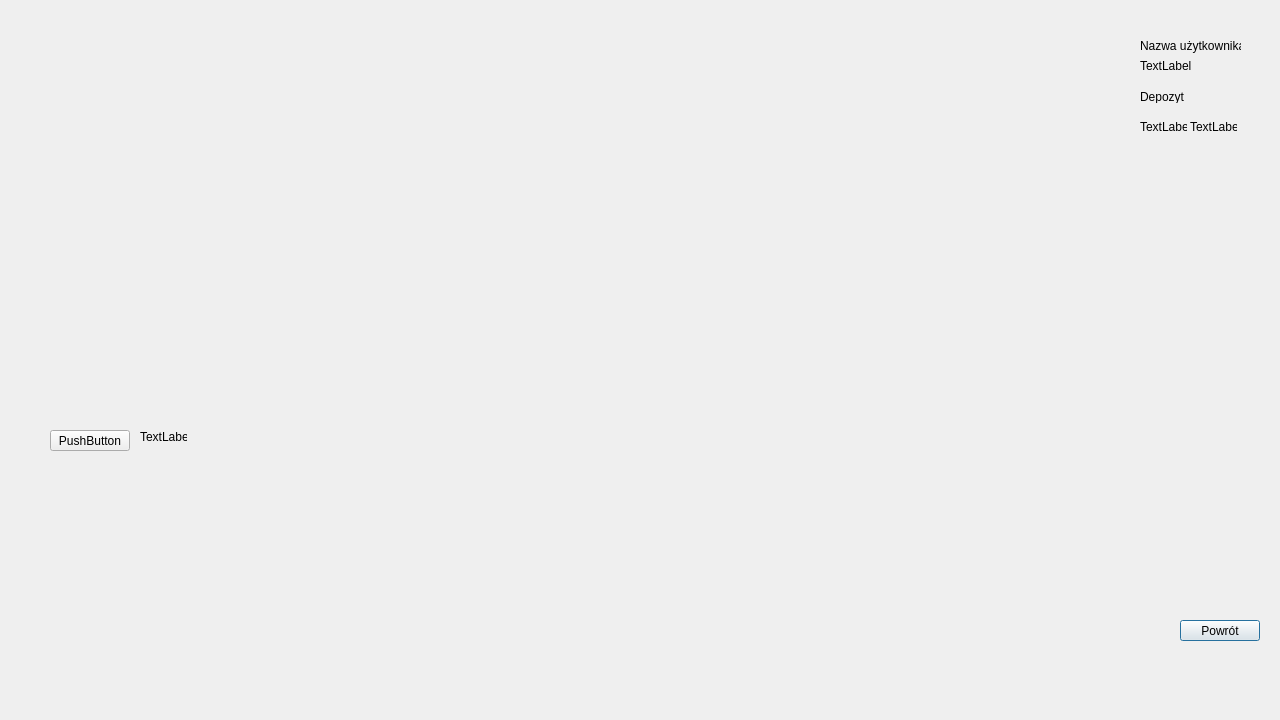
<?xml version="1.0" encoding="UTF-8"?>
<ui version="4.0">
 <class>USDCHF</class>
 <widget class="QDialog" name="USDCHF">
  <property name="geometry">
   <rect>
    <x>0</x>
    <y>0</y>
    <width>1280</width>
    <height>720</height>
   </rect>
  </property>
  <property name="windowTitle">
   <string>Dialog</string>
  </property>
  <widget class="QPushButton" name="pushButton">
   <property name="geometry">
    <rect>
     <x>1180</x>
     <y>620</y>
     <width>80</width>
     <height>21</height>
    </rect>
   </property>
   <property name="text">
    <string>Powrót</string>
   </property>
  </widget>
  <widget class="QLabel" name="label">
   <property name="geometry">
    <rect>
     <x>1140</x>
     <y>40</y>
     <width>71</width>
     <height>51</height>
    </rect>
   </property>
   <property name="text">
    <string>TextLabel</string>
   </property>
  </widget>
  <widget class="QLabel" name="label_2">
   <property name="geometry">
    <rect>
     <x>1140</x>
     <y>30</y>
     <width>101</width>
     <height>31</height>
    </rect>
   </property>
   <property name="text">
    <string>Nazwa użytkownika</string>
   </property>
  </widget>
  <widget class="QLabel" name="label_3">
   <property name="geometry">
    <rect>
     <x>1140</x>
     <y>90</y>
     <width>47</width>
     <height>13</height>
    </rect>
   </property>
   <property name="text">
    <string>Depozyt</string>
   </property>
  </widget>
  <widget class="QLabel" name="label_4">
   <property name="geometry">
    <rect>
     <x>1140</x>
     <y>120</y>
     <width>47</width>
     <height>13</height>
    </rect>
   </property>
   <property name="text">
    <string>TextLabel</string>
   </property>
  </widget>
  <widget class="QLabel" name="label_5">
   <property name="geometry">
    <rect>
     <x>1190</x>
     <y>120</y>
     <width>47</width>
     <height>13</height>
    </rect>
   </property>
   <property name="text">
    <string>TextLabel</string>
   </property>
  </widget>
  <widget class="QLabel" name="label_pic">
   <property name="geometry">
    <rect>
     <x>40</x>
     <y>40</y>
     <width>841</width>
     <height>361</height>
    </rect>
   </property>
   <property name="styleSheet">
    <string notr="true">background-image: url(:/img/img/usdchf1.png);</string>
   </property>
   <property name="text">
    <string/>
   </property>
  </widget>
  <widget class="QPushButton" name="pushButton_2">
   <property name="geometry">
    <rect>
     <x>50</x>
     <y>430</y>
     <width>80</width>
     <height>21</height>
    </rect>
   </property>
   <property name="text">
    <string>PushButton</string>
   </property>
  </widget>
  <widget class="QLabel" name="label_6">
   <property name="geometry">
    <rect>
     <x>140</x>
     <y>430</y>
     <width>47</width>
     <height>13</height>
    </rect>
   </property>
   <property name="text">
    <string>TextLabel</string>
   </property>
  </widget>
 </widget>
 <resources/>
 <connections/>
</ui>
